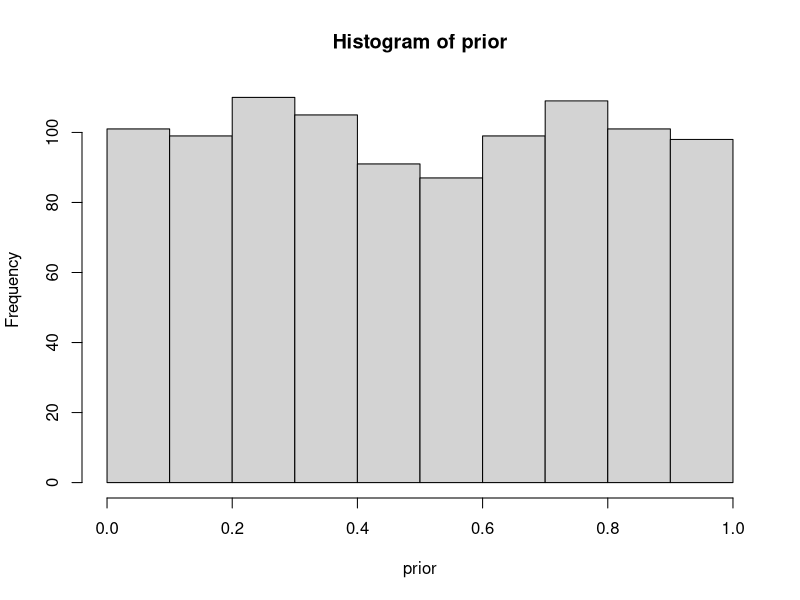
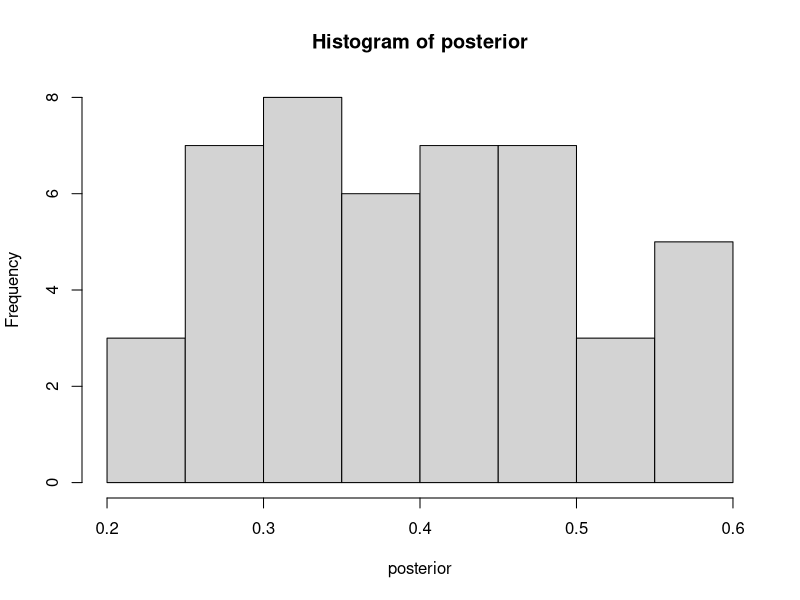
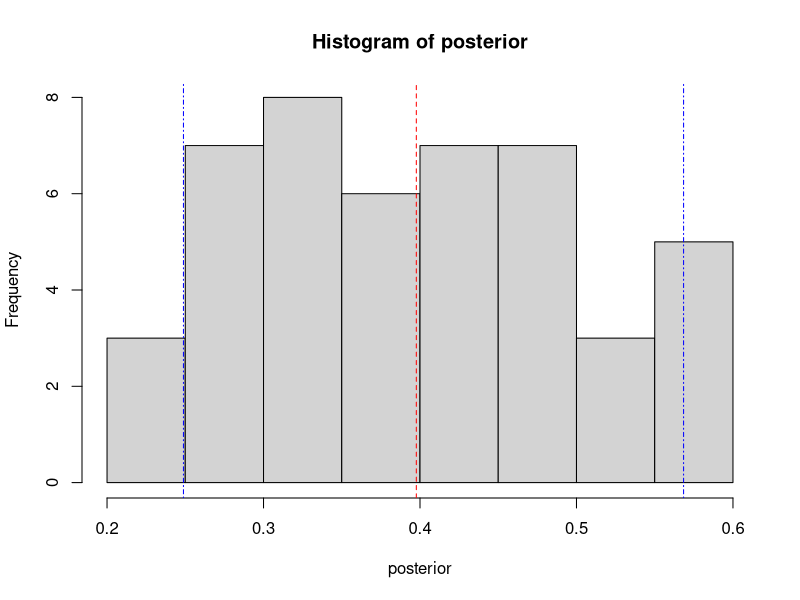
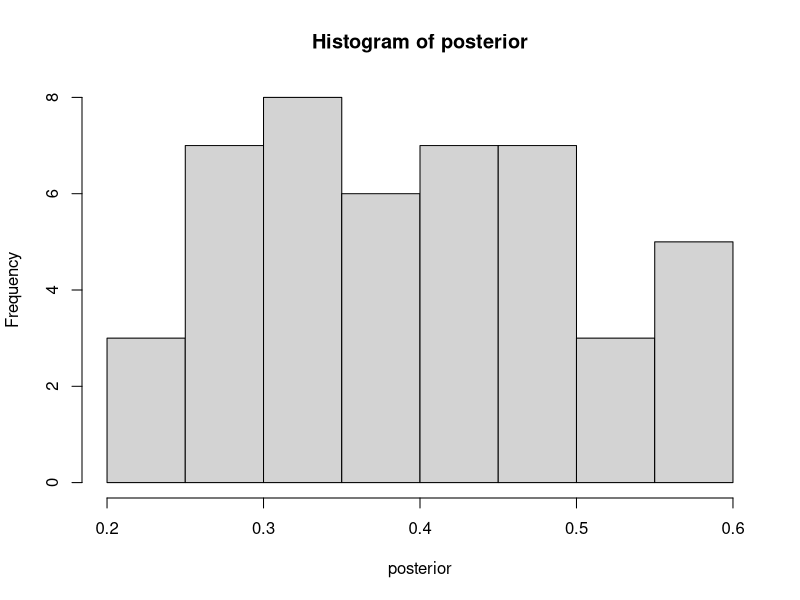
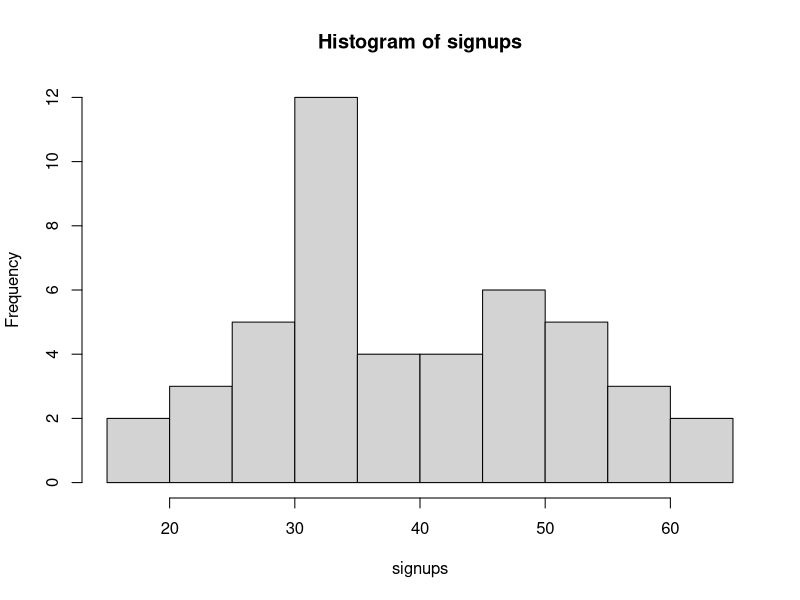
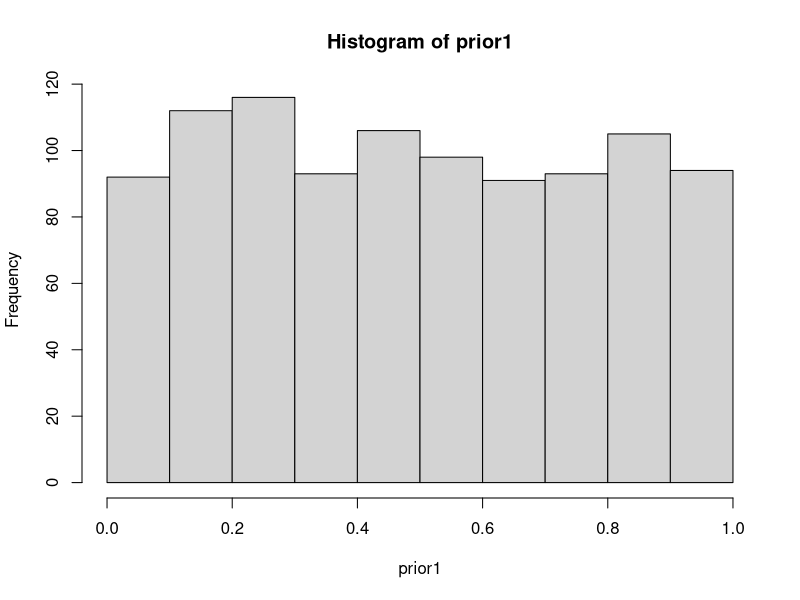
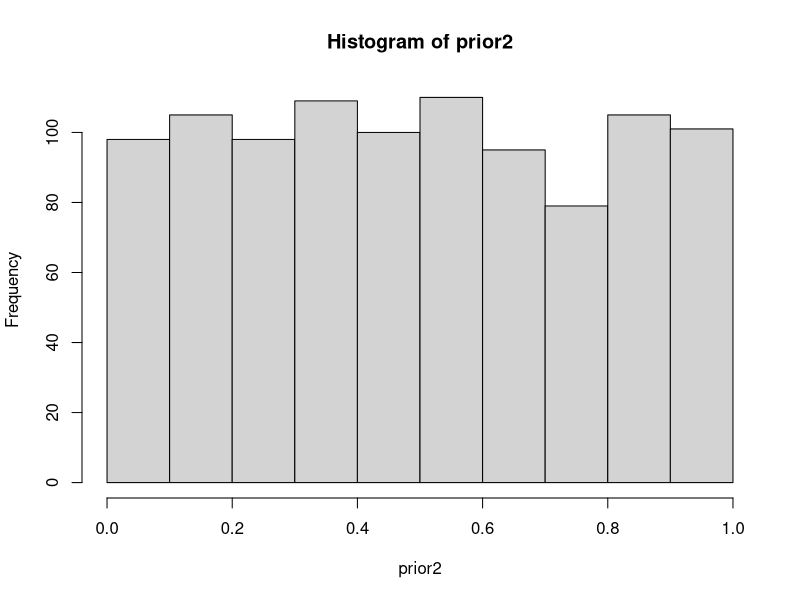
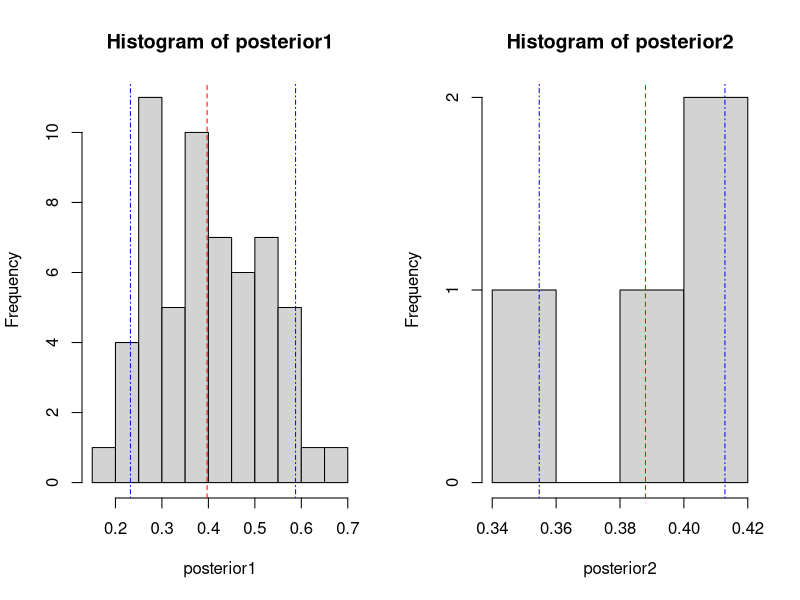

These charts were generated, in order, by the following R code:
## ---- chunk 1
knitr::opts_chunk$set(echo = TRUE)
## ---- chunk 2
n = 1000
prior = runif(n) # Here we sample n draws from the prior
par(mfrow=c(1,1))
hist(prior) # It’s always good to eyeball the prior to make sure it looks ok
## ---- chunk 3
generativemodel = function(theta) { 
  rbinom(1, 20, theta)
} 
## ---- chunk 4
simdata = rep(NA, n) 
for(i in 1:n) { 
  simdata[i] = generativemodel( prior[i] ) 
}
## ---- chunk 5
posterior = prior[simdata == 8]
hist(posterior)

# Are there enought draws left after the ﬁltering?
length(posterior)
## ---- chunk 6
hist(posterior)
abline(v = mean(posterior), col = "red", lty = 2)
abline(v = quantile(posterior,c(.05,.95)), col = 'blue', lty = 4)
## ---- chunk 7
hist(posterior)
length(posterior)
length(posterior[posterior > 0.2])

sum(posterior[posterior > 0.2]) / length(posterior)
## ---- chunk 8
signups = rbinom(length(posterior), 100, posterior)
hist(signups)
## ---- chunk 9
# Simulate n1 random draws from the prior:
n1 = 1000
prior1 = runif(n1)
hist(prior1) # Eyball the prior

# Define the generative model:
generativemodel1 <- function(theta) {
  rbinom(1, 16, theta)
}

# Simulate and store data using parameters from the prior and the generative model: 
simdata1 <- rep(NA, n1)
for(i in 1:n1) {
  simdata1[i] <- generativemodel1(prior1[i])
}

# Filter out all draws that do not match the data:
posterior1 <- prior1[simdata1 == 6]
length(posterior1)
## ---- chunk 10
# Simulate n2 random draws from the prior:
n2 = 1000
prior2 = runif(n2)
hist(prior2) # Eyball the prior

# Define the generative model:
generativemodel2 <- function(theta) {
  rbinom(1, 160, theta)
}

# Simulate and store data using parameters from the prior and the generative model: 
simdata2 <- rep(NA, n2)
for(i in 1:n2) {
  simdata2[i] <- generativemodel2(prior2[i])
}

# Filter out all draws that do not match the data:
posterior2 <- prior2[simdata2 == 60]
length(posterior2)
## ---- chunk 11
par(mfrow=c(1,2))
# Hisogram posterior1
hist(posterior1)
abline(v = mean(posterior1), col = "red", lty = 2)
abline(v = quantile(posterior1,c(.05,.95)), col = 'blue', lty = 4)

# Hisogram posterior2
hist(posterior2)
abline(v = mean(posterior2), col = "red", lty = 2)
abline(v = quantile(posterior2,c(.05,.95)), col = 'blue', lty = 4)

# Means of posteriors
mean(posterior1)
mean(posterior2) 

# Equal-tailed credible intervals
quantile(posterior1,c(.05,.95))
quantile(posterior2,c(.05,.95))
## ---- chunk 12
n = 1000

# Prior uniformly distributed between 0.1 and 0.5
priorUnif = runif(n, min = 0.1, 0.5)
hist(priorUnif)
## ---- chunk 13
a = 3
b = 12
priorBeta = rbeta(n, a, b)
hist(priorBeta)
## ---- chunk 14
# Define the generative model:
generativemodelUnif <- function(theta) {
  rbinom(1, 16, theta)
}

# Simulate and store data using parameters from the prior and the generative model: 
simdataUnif <- rep(NA, n)
for(i in 1:n) {
  simdataUnif[i] <- generativemodelUnif(priorUnif[i])
}

# Filter out all draws that do not match the data:
posteriorUnif <- priorUnif[simdataUnif == 6]
length(posteriorUnif)
## ---- chunk 15
# Define the generative model:
generativemodelBeta <- function(theta) {
  rbinom(1, 16, theta)
}

# Simulate and store data using parameters from the prior and the generative model: 
simdataBeta <- rep(NA, n)
for(i in 1:n) {
  simdataBeta[i] <- generativemodelBeta(priorUnif[i])
}

# Filter out all draws that do not match the data:
posteriorBeta <- priorBeta[simdataBeta == 6]
length(posteriorBeta)
## ---- chunk 16
par(mfrow=c(1,2))
# Hisogram posteriorUnif
hist(posteriorUnif, xlim = c(0,1))
abline(v = mean(posteriorUnif), col = "red", lty = 2)
abline(v = quantile(posteriorUnif,c(.05,.95)), col = 'blue', lty = 4)

# Hisogram posteriorBeta
hist(posteriorBeta, xlim = c(0,1))
abline(v = mean(posteriorBeta), col = "red", lty = 2)
abline(v = quantile(posteriorBeta,c(.05,.95)), col = 'blue', lty = 4)

# Means of posteriors
mean(posteriorUnif)
mean(posteriorBeta) 

# Equal-tailed credible intervals
quantile(posteriorUnif,c(.05,.95))
quantile(posteriorBeta,c(.05,.95))
